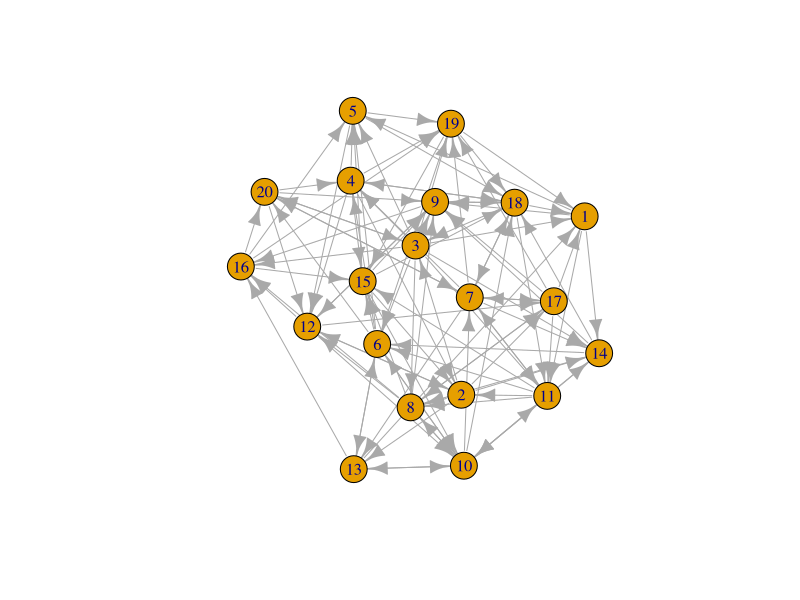

Reproduce this figure in R.
library(tidygraph)


### Name: sampling_games
### Title: Graph games based on direct sampling
### Aliases: sampling_games play_degree play_dotprod play_fitness
###   play_fitness_power play_erdos_renyi play_geometry

### ** Examples

plot(play_erdos_renyi(20, 0.3))
